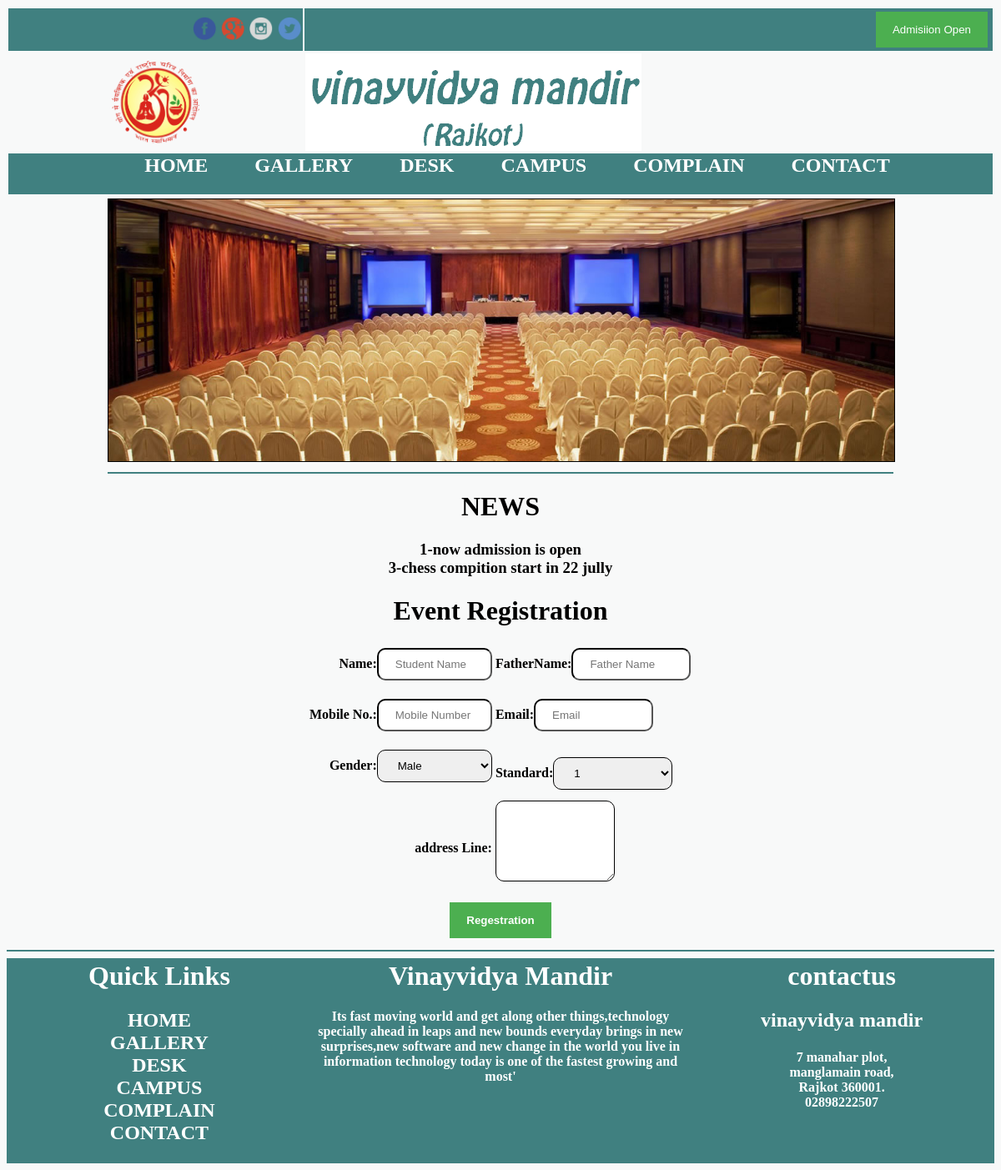
The page / on the database its author committed.
### tables this page shows
CREATE TABLE IF NOT EXISTS `news` (
  `id` int(20) NOT NULL AUTO_INCREMENT,
  `no` int(20) NOT NULL,
  `news` text NOT NULL,
  PRIMARY KEY (`id`)
);

CREATE TABLE IF NOT EXISTS `thoughts` (
  `id` int(20) NOT NULL,
  `thoughts` text NOT NULL,
  PRIMARY KEY (`id`)
);

CREATE TABLE IF NOT EXISTS `contactus` (
  `id` int(50) NOT NULL AUTO_INCREMENT,
  `schoolnm` varchar(100) NOT NULL,
  `address` text NOT NULL,
  `mobileno` varchar(50) NOT NULL,
  `landline` varchar(50) NOT NULL,
  `mailid` varchar(100) NOT NULL,
  PRIMARY KEY (`id`)
);

### index.php (the view, shortened to what this page needs)
<?php include 'header.php';
?>
<html>
<head>
</head>
	<body>
		<table  width="80%" align="center" height="100%" >
			<tr>
				<td width="100%" valign="top"  align="center" colspan="3" >
					<img class="myslides" src="image\aaa.jpg" width="100% " border="1" ></img>
				</td>
            </tr>
			<tr>
				<td height="60%" width="20%" valign="top" align="center" colspan="3">
                <hr color="#408080">
<h1>NEWS</h1>
<h3><marquee direction="up">
<?php
		$qry1="select * from news";
		$rs=mysql_query($qry1);
		echo "<div align='center'>";
		while($ar1=mysql_fetch_array($rs,MYSQL_ASSOC))
		{
				echo $ar1['id'];
				echo"-";
				echo $ar1['news'];
				echo"<br>";
		}
		echo"</div>";
?></marquee></h3>
</td>
			</tr>
			<tr>
				<td colspan="3" align="center">
					<h1>Event Registration</h1>
				</td>
			</tr>
			<tr>
				<form method="post" action="event1.php">
			 <td align="right">
            <label ><b>Name:</b></label><input type="text" placeholder="Student Name" name="name" required><br><br>
			 </td>
			 <td>
             <label><b>FatherName:</b></label><input type="text" placeholder="Father Name" name="fathername" required><br><br>
			</td>
			<tr>
			<td align="right">
              <label><b>Mobile No.:</b></label><input type="text" placeholder="Mobile Number" name="mono" required><br><br>
			 </td>
			<td>
             <label><b>Email:</b></label><input type="text" placeholder="Email" name="email" required><br><br>
			 </td>
			 </tr>
			<tr>
			<td align="right">
			<label><b>Gender:</b></label><select name="gender" >
			<option value="m" placeholder="Email">Male</option>
			</select>
			<br><br>
			</td>
			 <td>
			<label><b>Standard:</b></label><select name="standard">
          	 <option value="1">1</option>
			 </select>
				</td>
			</tr>
			<tr>
			    <td  align="right"><b>address Line:</b></td>
             <td><textarea name="address" rows="5"></textarea><br><br></td>
		</tr>
		<tr>
		<td colspan="2" align="center">
		<a href="event1.php"><button type="submit"><b>Regestration</b></button>
		</td>
		</tr>
		</table>
	</body>
</html>
<?php include 'footer.php';
?>

### footer.php (shortened to what this page needs)
<html>
<body bgcolor="#f8f9f9">
<hr color="#408080">
	<table width="100%" height="30%" bgcolor="#408080" >
		<tr>
			<td width="20%" align="center">
				<h1><font color="white">Quick Links</font></h1><h2>
				<a href="index.php">HOME</a></li><br>
				<a href="gallery.php">GALLERY</a></li><br>
				<a href="desk.php">DESK</a></li><br>
				<a href="campus.php">CAMPUS</a></li><br>
				<a href="complain.php">COMPLAIN</a></li><br>
				<a href="contactus.php">CONTACT</a></li><br>
				</h2>
			</td>
			<td width="25%" align="center" valign="top" align="center" >
				<h1><font color="white">Vinayvidya Mandir</font></h1>
               <?php
					$qry1="select * from thoughts ";
					$rs=mysql_query($qry1);
					while($ar1=mysql_fetch_array($rs,MYSQL_ASSOC))
					{
							echo "<h4><font color='white'>";
							echo $ar1['thoughts'];
							echo"<br>";
							echo "</h4></font>";
					}
				?>
			</td>
			<td width="20%" align="center" align="center" valign="top" align="center" >
				<h1><font color="white">contactus</font></h1>
				 <?php
					$qry1="select * from contactus ";
					$rs=mysql_query($qry1);
					while($ar1=mysql_fetch_array($rs,MYSQL_ASSOC))
					{
						echo"<h2><font color='white' >$ar1[schoolnm]</font></h2>";
							echo "<h4><font color='white'>";
							$a=$ar1['address'];
							echo $a;
							$l=$ar1['landline'];
							echo $l;
							echo"<br>";
							echo "</font></h4>";
					}
				?>
			</td>
		</tr>
	</table>
</body>
</html>

### css/menu.css (style rules this page uses)
body ,font ,td,tr { font-family: Comic Sans MS; font-style: Bold; text-decoration:none; }
a { text-decoration:none; color:white; }
table,tr,td,image:hover { cursor:text }

### css/admbt.css (style rules this page uses)
input[type=text],select,textarea { width:30%; padding:10px 20px; margin::20px 20px; display:inline-block; border:1px solis #ccc; box-sizing:border-box; border-radius:10px; border-color:black; }
button { background-color:#4CAF50; color:white; padding:14px 20px; margin:3px 5px; border:none; cursor:pointer; width:auto; }

### rows shown on the page
news: id "1", news "now admission is open"
news: id "3", news "chess compition start in 22 jully"
thoughts: thoughts "Its fast moving world and get along other things,technology specially ahead in leaps and new bounds everyday brings in new surprises,new software and new change in the world you live in information technology today is one of the fastest growing and most'"
contactus: schoolnm "vinayvidya mandir", address "7 manahar plot, manglamain road, Rajkot 360001.", landline "02898222507"
